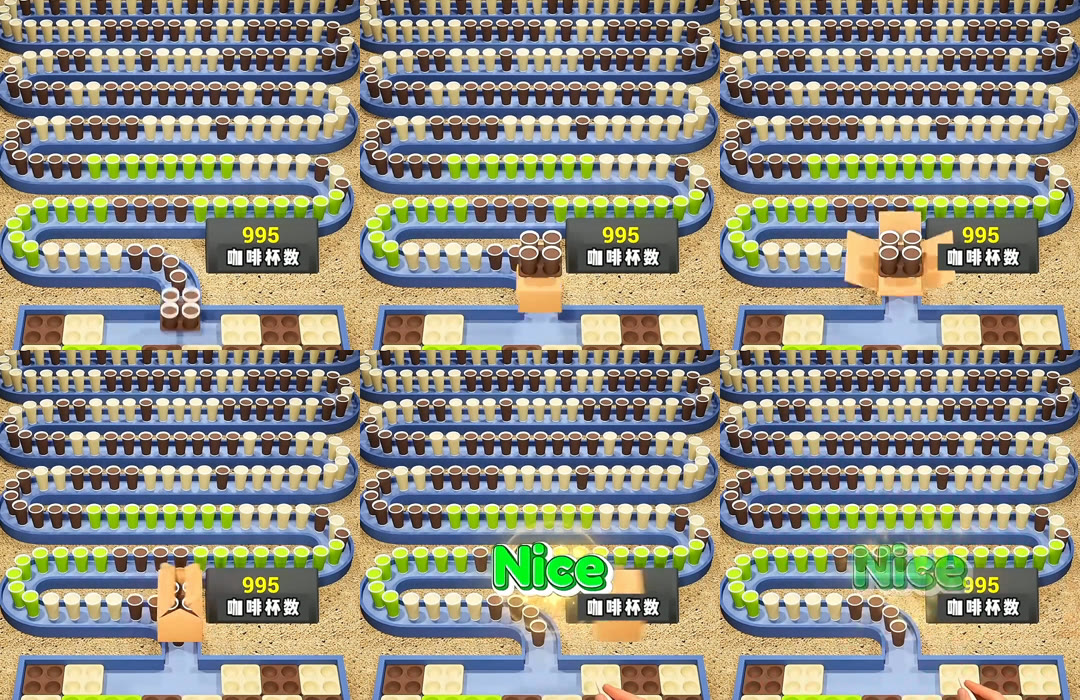
#> input picture ref/box_seq.jpg, 1080 x 700 px
$ python ref_diff.py ../ref/box_seq.jpg ../ref/exit_seq.jpg
#> lines starting #> are read from the running program, lines starting #| are printed output that depends on the picture
# 参考帧 vs 工具帧：分区颜色（中位数，sRGB）+ 关键边缘位置对比。用法：python3 tools/ref_diff.py ref.png tool.png [--json out.json] [--sheet out.jpg]
# 分区按工具的 2D 布局（与参考第 0 帧测量一致）定位；传送带 / 杯子区域按颜色分类取像素，避免几何偏差影响。
import sys, json, math
import numpy as np
from PIL import Image, ImageDraw
REF, TOOL = sys.argv[1], sys.argv[2]
args = sys.argv[3:]
def opt(n, d=None): return args[args.index(n) + 1] if n in args else d
persp, cellW, cellH, top, cols, rows, fw = 0.021, 80, 62, 628, 8, 9, 16
LANES = [530, 436, 350, 271, 201, 137, 77, 27]
LAYOUT = ['BWB..WBW', 'WGgBWBWB', 'BWBWBWBW', 'WBWBWBWB', 'BWBWBGgW', 'WBWBWBWB', 'BWBGgWBW', 'WBWBWBWB', 'BWBWBWBW']
def P(u, v): d = 1 - persp * v; return (360 + (u - cols / 2) * cellW / d, top + cellH * v / d)
HAND = (440, 640, 680, 1010)  # 参考第 0 帧手 + 笔所在区域（排除）
def load(p): return np.asarray(Image.open(p).convert('RGB').resize((720, 1280)), np.float64)
#> called with p = '../ref/box_seq.jpg'
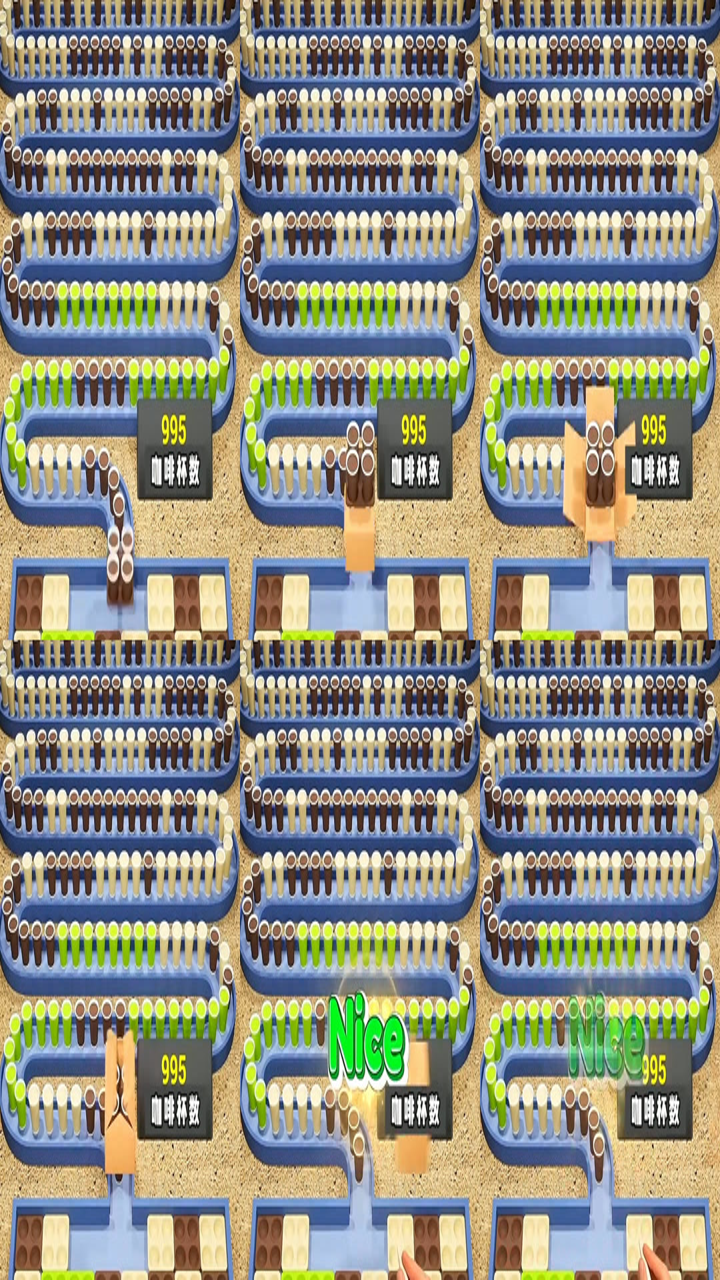
#> returned value: shape (1280, 720, 3) float64; mean of channels 0, 1, 2 141, 141.6, 130.3; drawn as R, G, B
A, B = load(REF), load(TOOL)
#> call 2 of load, with p = '../ref/exit_seq.jpg'
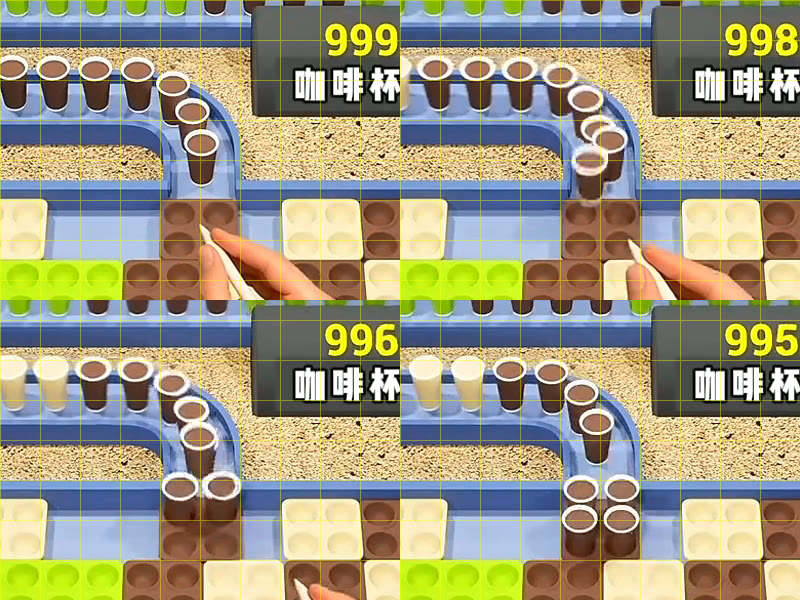
#> input picture ref/exit_seq.jpg, 800 x 600 px
#> in load (call 2), `def load(p): return np.asarray(Image.open(p).convert('RGB').resize((72..`:
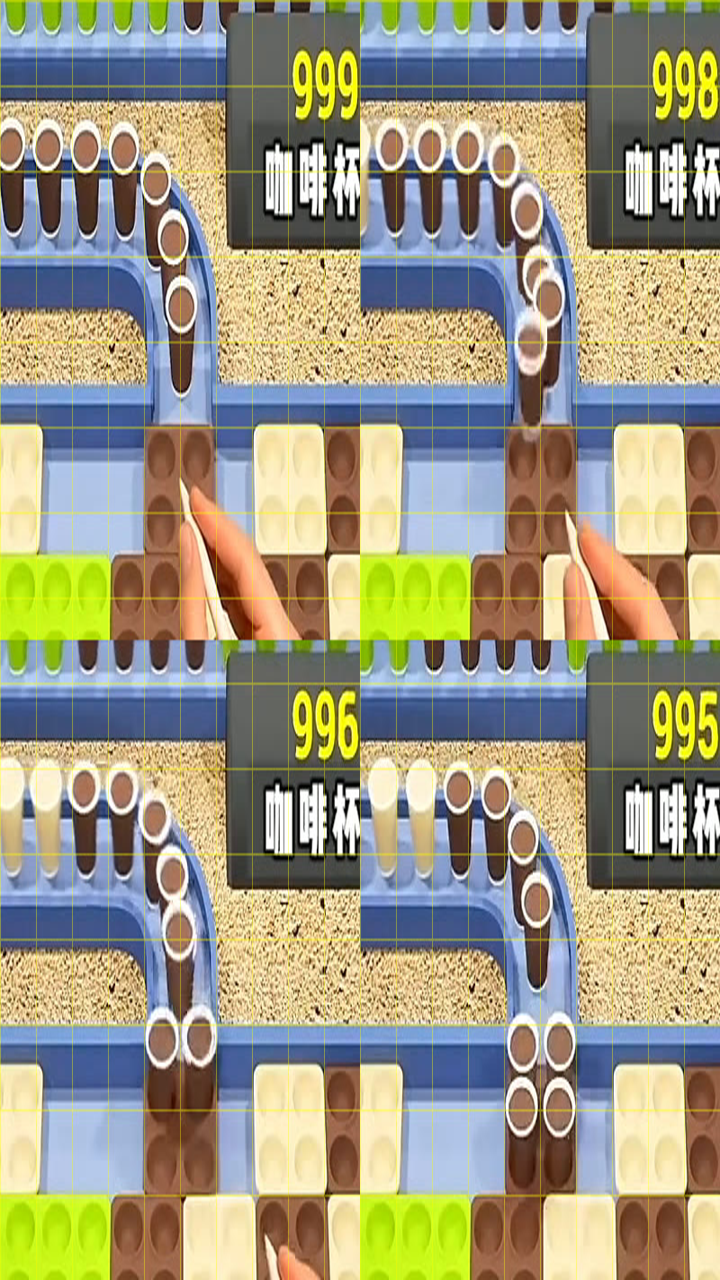
#> returned value: shape (1280, 720, 3) float64; mean of channels 0, 1, 2 158, 153, 129.9; drawn as R, G, B
def patch(img, pts, r):
    out = []
    for (x, y) in pts:
        if not (r <= x < 720 - r and r <= y < 1280 - r): continue
        x0, y0 = int(x - r), int(y - r); out.append(img[max(0, y0):y0 + 2 * r + 1, max(0, x0):x0 + 2 * r + 1].reshape(-1, 3))
    return np.concatenate(out) if out else np.zeros((0, 3))
def inhand(x, y): return HAND[0] <= x <= HAND[2] and HAND[1] <= y <= HAND[3]
regions = {}
def cells(ch):
    pts = []
    for v, row in enumerate(LAYOUT):
        for u, c in enumerate(row):
            if c == ch:
                x, y = P(u + 0.5, v + 0.5)
                if not inhand(x, y) and y < 1200: pts.append((x, y))
    return pts
def green_pts():
    pts = []
    for v, row in enumerate(LAYOUT):
        for u, c in enumerate(row):
            if c == 'G':
                for du in (0.5, 1.0, 1.5):
                    x, y = P(u + du, v + 0.5)
                    if not inhand(x, y): pts.append((x, y))
    return pts
def bowls(ch):
    pts = []
    for v, row in enumerate(LAYOUT):
        for u, c in enumerate(row):
            if c == ch:
                for a in (0.25, 0.75):
                    for b in (0.25, 0.75):
                        x, y = P(u + a, v + b)
                        if not inhand(x, y) and y < 1200: pts.append((x, y))
    return pts
regions['sand'] = lambda I: I[572:610, 440:700].reshape(-1, 3)
regions['floor'] = lambda I: patch(I, [P(3.5, 0.6), P(4.5, 0.6), P(3.3, 0.75), P(4.7, 0.75)], 5)
regions['frame'] = lambda I: patch(I, [P(-fw / cellW * 0.5, v + 0.5) for v in range(1, 8)] + [P(cols + fw / cellW * 0.5, v + 0.5) for v in range(1, 8)], 2)
regions['tile_brown'] = lambda I: patch(I, cells('B'), 3)
regions['tile_cream'] = lambda I: patch(I, cells('W'), 3)
regions['tile_green'] = lambda I: patch(I, green_pts(), 3)
regions['bowl_brown'] = lambda I: patch(I, bowls('B'), 4)
regions['bowl_cream'] = lambda I: patch(I, bowls('W'), 4)
regions['counter_bg'] = lambda I: np.concatenate([I[450:540, 418:438].reshape(-1, 3), I[450:540, 612:632].reshape(-1, 3)])
def band(I):  # 传送带车道带（最下两条车道 + 出口竖段）
    return np.concatenate([I[LANES[1] - 50:LANES[0] + 40, 40:330].reshape(-1, 3)])
def cls(px, kind):
    r, g, b = px[:, 0], px[:, 1], px[:, 2]; lum = 0.299 * r + 0.587 * g + 0.114 * b
    if kind == 'blue': m = (b > r + 35) & (b > g + 10)
    elif kind == 'cup_brown': m = (r > g + 8) & (g >= b - 5) & (lum < 115) & (lum > 25) & (r - b > 12)
    elif kind == 'cup_cream': m = (r > 185) & (g > 170) & (b > 110) & (b < 215) & (r - b > 22)
    elif kind == 'cup_green': m = (g > r + 10) & (g > b + 70)
    return px[m], lum[m]
def stats(px):
    if len(px) < 5: return None
    return [round(float(x), 1) for x in np.median(px, 0)]
res = {}
for name, f in regions.items(): res[name] = {'ref': stats(f(A)), 'tool': stats(f(B))}
#> this loop made 9 passes
#> after the loop, res = 9 items
for nm, I in (('ref', A), ('tool', B)):
    px, lum = cls(band(I), 'blue')
    lo, hi = np.percentile(lum, 30), np.percentile(lum, 70)
    res.setdefault('belt_light', {})[nm] = stats(px[lum >= hi]); res.setdefault('belt_dark', {})[nm] = stats(px[lum <= lo]); res.setdefault('belt_mid', {})[nm] = stats(px[(lum > lo) & (lum < hi)])
    body = []  # 杯身：每条车道杯底上方 6~16px 的水平带（避开杯口液面），排除计数器
    for L in LANES[:4]:
        for y in range(L - 16, L - 5):
            xs = [x for x in range(20, 700) if not (405 <= x <= 645 and 432 <= y <= 556)]
            body.append(I[y, xs])
    body = np.concatenate(body)
    for k in ('cup_brown', 'cup_cream', 'cup_green'):
        q, _ = cls(body, k); res.setdefault(k, {})[nm] = stats(q)
#> this loop made 2 passes
#> (nm, lo, hi) on passes 1 to 2: ('ref', 83.44, 155.3), ('tool', 119, 192.7)
def dE(a, b):  # 简化：sRGB 欧氏距离
    return round(math.dist(a, b), 1) if a and b else None
for k, v in res.items(): v['dRGB'] = dE(v['ref'], v['tool'])
#> this loop made 15 passes
#> k on passes 1 to 10: 'sand', 'floor', 'frame', 'tile_brown', 'tile_cream', 'tile_green', 'bowl_brown', 'bowl_cream', 'counter_bg', 'belt_light'
# ---------- 位置 ----------
def isblue(p): return p[2] > p[0] + 35
def isframe(p): return p[2] > p[0] + 40 and p[2] < 215
def first(I, xs, ys, pred):
    for x, y in zip(xs, ys):
        if pred(I[int(y), int(x)]): return (x, y)
    return None
def runs(col, pred):
    out, s = [], None
    for y, p in enumerate(col):
        if pred(p):
            if s is None: s = y
        elif s is not None:
            if y - s >= 4: out.append((s + y - 1) / 2)
            s = None
    return out
pos = {}
for nm, I in (('ref', A), ('tool', B)):
    q = {}
    q['board_top_y@x100'] = (first(I, [100] * 90, range(590, 680), isframe) or (0, None))[1]
    q['board_top_y@x620'] = (first(I, [620] * 90, range(590, 680), isframe) or (0, None))[1]
    for y in (700, 900, 1100):
        q[f'board_left_x@y{y}'] = (first(I, range(0, 120), [y] * 120, isframe) or (None, 0))[0]
        q[f'board_right_x@y{y}'] = (first(I, range(719, 600, -1), [y] * 120, isframe) or (None, 0))[0]
    dkb = lambda p: p[2] > p[0] + 35 and (0.299 * p[0] + 0.587 * p[1] + 0.114 * p[2]) < 125
    for xx in (150, 250): q[f'belt_side_y@x{xx}'] = [round(r) for r in runs(I[:600, xx], dkb)]
    q['exit_belt_x@y600'] = (lambda r: round((min(r) + max(r)) / 2) if r else None)([x for x in range(300, 420) if isblue(I[600, x])])
    dark = lambda p: p.max() < 90 and abs(p[0] - p[2]) < 25
    q['counter_left_x@y500'] = (first(I, range(380, 480), [500] * 100, dark) or (None, 0))[0]
    q['counter_top_y@x520'] = (first(I, [520] * 60, range(425, 485), dark) or (0, None))[1]
    pos[nm] = q
#> this loop made 2 passes
#> nm on passes 1 to 2: 'ref', 'tool'
#> after the loop, pos = 2 items
pd = {}
for k in pos['ref']:
    a, b = pos['ref'][k], pos['tool'][k]
    if isinstance(a, list): pd[k] = {'ref': a, 'tool': b}
    else: pd[k] = {'ref': a, 'tool': b, 'd': (b - a) if (a is not None and b is not None) else None}
#> this loop made 13 passes
#> (k, a, b) on passes 1, 3, 5, 7, 9, 10: ('board_top_y@x100', 590, 641), ('board_left_x@y700', 0, 1), ('board_left_x@y900', 21, 1), ('board_left_x@y1100', 0, 46), ('belt_side_y@x150', [32, 84, 144, 170, 204, 272, 346, 569], [70, 92, 320, 413]), ('belt_side_y@x250', [84, 186, 199, 334, 498], [414, 439])
#> (k, a) on passes 2, 4, 6, 11: ('board_top_y@x620', 590), ('board_right_x@y700', 696), ('board_right_x@y900', 711), ('exit_belt_x@y600', 348)
#> after the loop, pd = 13 items
# 整体：棋盘 / 传送带区域平均绝对差
def mad(y0, y1, x0, x1): return round(float(np.abs(A[y0:y1, x0:x1] - B[y0:y1, x0:x1]).mean()), 1)
over = {'board(628-1240)': mad(628, 1240, 0, 720), 'belt(0-620)': mad(0, 620, 0, 720), 'counter': mad(440, 548, 412, 638), 'all': mad(0, 1280, 0, 720)}
#> over = {'board(628-1240)': 72.2, 'belt(0-620)': 72.2, 'counter': 72.3, 'all': 72.3}
out = {'colors': res, 'positions': pd, 'meanAbsDiff': over}
if opt('--json'): json.dump(out, open(opt('--json'), 'w'), indent=1, ensure_ascii=False)
if opt('--sheet'):
    a, b = Image.open(REF).convert('RGB').resize((720, 1280)), Image.open(TOOL).convert('RGB').resize((720, 1280))
    d = Image.fromarray(np.clip(np.abs(A - B).mean(2) * 3, 0, 255).astype(np.uint8)).convert('RGB')
    s = Image.new('RGB', (720 * 3 + 16, 1280 + 40), (25, 25, 25)); s.paste(a, (0, 40)); s.paste(b, (728, 40)); s.paste(d, (1456, 40))
    g = ImageDraw.Draw(s); g.text((10, 12), 'reference frame', fill='white'); g.text((738, 12), 'tool (3D)', fill='white'); g.text((1466, 12), '|diff| x3  mean %.1f' % over['all'], fill='white')
    s.resize((s.width // 2, s.height // 2), Image.LANCZOS).save(opt('--sheet'), quality=88)
if '--quiet' not in args:
    for k, v in res.items(): print(f"{k:12s} ref {v['ref']}  tool {v['tool']}  dRGB {v['dRGB']}")
#> this loop made 15 passes
#> (k, v) on passes 11, 13: ('belt_dark', {'ref': [57, 78, 124], 'tool': [67, 90, 145], 'dRGB': 26.2}), ('cup_brown', {'ref': [103, 84, 54], 'tool': [117, 74, 47], 'dRGB': 18.6})
#| sand         ref [174.0, 189.0, 166.0]  tool [188.0, 146.0, 67.0]  dRGB 108.8
#| floor        ref [94.5, 110.0, 140.0]  tool [119.0, 156.0, 96.0]  dRGB 68.2
#| frame        ref [102.0, 105.5, 113.5]  tool [152.5, 145.5, 121.0]  dRGB 64.9
#| tile_brown   ref [200.0, 177.0, 133.0]  tool [150.0, 152.0, 141.0]  dRGB 56.5
#| tile_cream   ref [184.0, 174.0, 120.0]  tool [165.0, 159.0, 156.0]  dRGB 43.4
#| tile_green   ref [83.5, 103.5, 117.0]  tool [98.0, 99.0, 136.0]  dRGB 24.3
#| bowl_brown   ref [108.0, 125.0, 122.0]  tool [142.0, 156.0, 138.0]  dRGB 48.7
#| bowl_cream   ref [122.0, 139.0, 120.0]  tool [158.0, 163.0, 150.5]  dRGB 52.9
#> (further printed lines are left out)
    for k, v in pd.items(): print(k, v)
#> this loop made 13 passes
#> k on passes 2, 4, 6, 8, 9, 11, 12, 13: 'board_top_y@x620', 'board_right_x@y700', 'board_right_x@y900', 'board_right_x@y1100', 'belt_side_y@x150', 'exit_belt_x@y600', 'counter_left_x@y500', 'counter_top_y@x520'
#> (k, v) on passes 1, 3, 5, 7, 10: ('board_top_y@x100', {'ref': 590, 'tool': 641, 'd': 51}), ('board_left_x@y700', {'ref': 0, 'tool': 1, 'd': 1}), ('board_left_x@y900', {'ref': 21, 'tool': 1, 'd': -20}), ('board_left_x@y1100', {'ref': 0, 'tool': 46, 'd': 46}), ('belt_side_y@x250', {'ref': [84, 186, 199, 334, 498], 'tool': [414, 439]})
#| board_top_y@x100 {'ref': 590, 'tool': 641, 'd': 51}
#| board_top_y@x620 {'ref': 590, 'tool': None, 'd': None}
#| board_left_x@y700 {'ref': 0, 'tool': 1, 'd': 1}
#| board_right_x@y700 {'ref': 696, 'tool': None, 'd': None}
#| board_left_x@y900 {'ref': 21, 'tool': 1, 'd': -20}
#| board_right_x@y900 {'ref': 711, 'tool': None, 'd': None}
#| board_left_x@y1100 {'ref': 0, 'tool': 46, 'd': 46}
#| board_right_x@y1100 {'ref': None, 'tool': 611, 'd': None}
#> (further printed lines are left out)
    print('meanAbsDiff', over)
#| meanAbsDiff {'board(628-1240)': 72.2, 'belt(0-620)': 72.2, 'counter': 72.3, 'all': 72.3}
